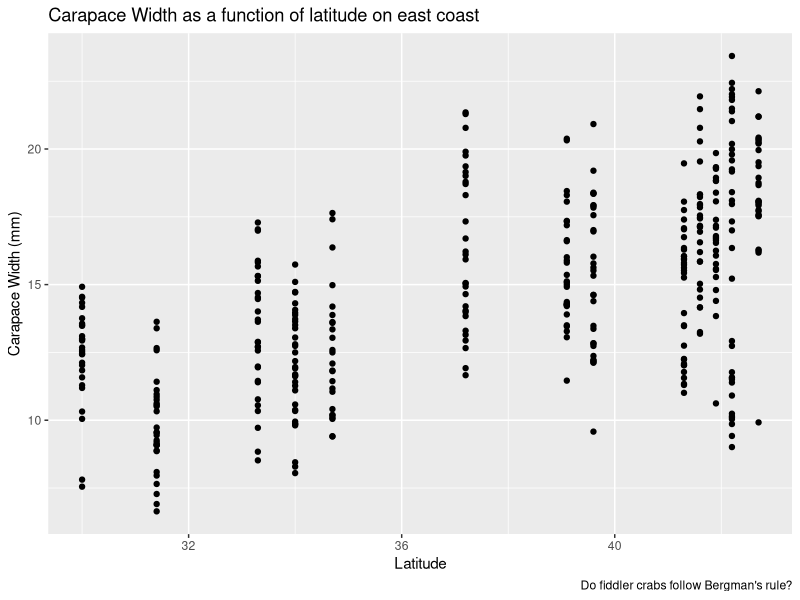
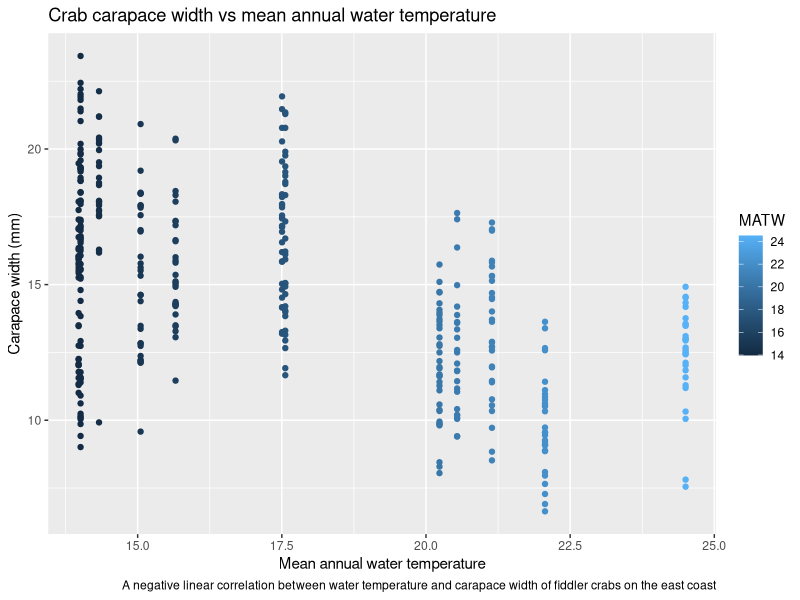

Write R code to recreate these figures, in order.
## ---- chunk 1
knitr::opts_chunk$set(echo = TRUE)
library(tidyverse)
library(here)
## ---- chunk 2
crabs <- read_csv(here("data", "HTL-MAR-FiddlerCrabBodySize (1).csv"))
## ---- chunk 3
#Create a plot of fiddler crab carapace widths observed at the different latitudes
#Finalize your figure, include a title and updated axis labels, add alt-text, and add a figure caption (you #can either do this in the code chunk options or just in plain markdown text below your figure). Update code chunk options so that only your finalized graph and figure caption show up in your knitted report (i.e., no code should show up, or you can use code folding)
#Push your updates

crab_plot <- ggplot(data = crabs, aes(x = Latitude, y = carapace_width)) +
  geom_point() +
  labs(x = "Latitude",
       y = "Carapace Width (mm)",
       title = "Carapace Width as a function of latitude on east coast",
       caption = "Do fiddler crabs follow Bergman's rule?")

crab_plot
## ---- chunk 4
water_temp_carapace <- ggplot(crabs, aes(x = MATW, y = carapace_width)) +
  geom_point(aes(color = MATW)) +
  labs(x = "Mean annual water temperature",
       y = "Carapace width (mm)",
       title = "Crab carapace width vs mean annual water temperature",
       caption = "A negative linear correlation between water temperature and carapace width of fiddler crabs on the east coast")

water_temp_carapace
